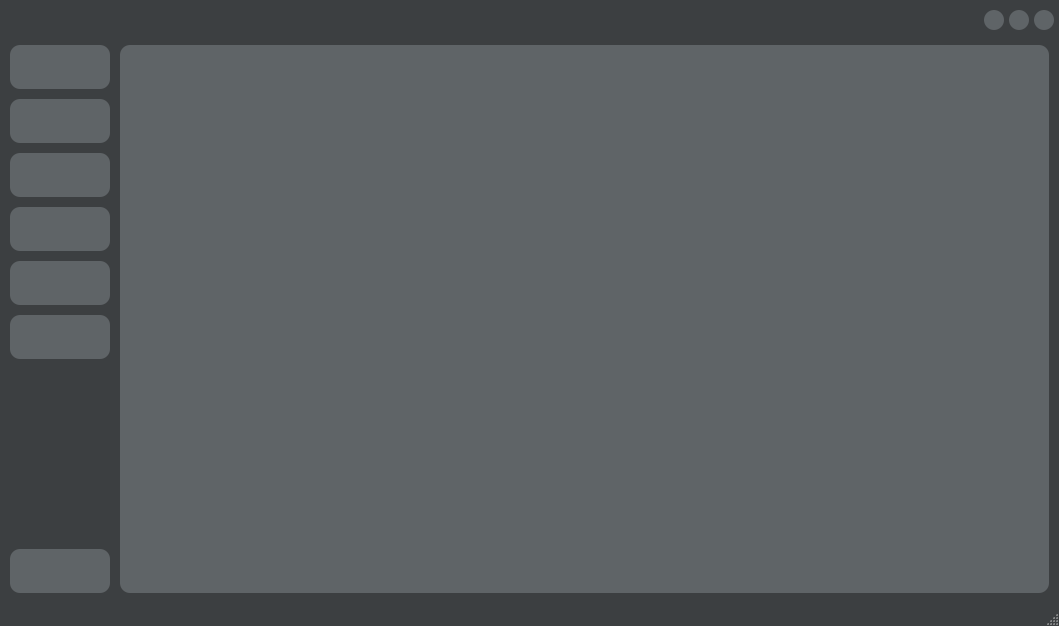
<?xml version="1.0" encoding="UTF-8"?>
<ui version="4.0">
 <class>MainWindow</class>
 <widget class="QMainWindow" name="MainWindow">
  <property name="geometry">
   <rect>
    <x>0</x>
    <y>0</y>
    <width>1059</width>
    <height>626</height>
   </rect>
  </property>
  <property name="windowTitle">
   <string>P</string>
  </property>
  <property name="styleSheet">
   <string notr="true">QMainWindow{
	background-color: #3c3f41;
}

QStatusBar{
	background-color: #3c3f41;
	border-bottom-left-radius: 10px;
}
</string>
  </property>
  <widget class="QWidget" name="centralwidget">
   <property name="sizePolicy">
    <sizepolicy hsizetype="Preferred" vsizetype="Preferred">
     <horstretch>0</horstretch>
     <verstretch>0</verstretch>
    </sizepolicy>
   </property>
   <property name="styleSheet">
    <string notr="true">*{
	border: none;
	background-color: transparent;
	color: #fff;
}

QWidget{
		background-color: #3c3f41;
		border-top-left-radius: 10px;
		border-top-right-radius: 10px;
}


#side_menu{
	background-color: transparent;
}

QPushButton{
	padding: 15px;
	background-color: #5f6467;
	border-radius: 10px;
}


#view{
	background-color: #5f6467;
	border-radius: 10px;
}</string>
   </property>
   <layout class="QVBoxLayout" name="verticalLayout">
    <property name="spacing">
     <number>0</number>
    </property>
    <property name="leftMargin">
     <number>0</number>
    </property>
    <property name="topMargin">
     <number>0</number>
    </property>
    <property name="rightMargin">
     <number>0</number>
    </property>
    <property name="bottomMargin">
     <number>0</number>
    </property>
    <item>
     <widget class="QFrame" name="header">
      <property name="minimumSize">
       <size>
        <width>0</width>
        <height>35</height>
       </size>
      </property>
      <property name="maximumSize">
       <size>
        <width>16777215</width>
        <height>35</height>
       </size>
      </property>
      <layout class="QHBoxLayout" name="horizontalLayout_2">
       <property name="spacing">
        <number>3</number>
       </property>
       <property name="leftMargin">
        <number>0</number>
       </property>
       <property name="topMargin">
        <number>5</number>
       </property>
       <property name="rightMargin">
        <number>5</number>
       </property>
       <property name="bottomMargin">
        <number>0</number>
       </property>
       <item alignment="Qt::AlignRight">
        <widget class="QFrame" name="button_frame">
         <property name="frameShape">
          <enum>QFrame::StyledPanel</enum>
         </property>
         <property name="frameShadow">
          <enum>QFrame::Raised</enum>
         </property>
         <layout class="QHBoxLayout" name="horizontalLayout_3">
          <property name="spacing">
           <number>5</number>
          </property>
          <property name="leftMargin">
           <number>0</number>
          </property>
          <property name="topMargin">
           <number>0</number>
          </property>
          <property name="rightMargin">
           <number>0</number>
          </property>
          <property name="bottomMargin">
           <number>0</number>
          </property>
          <item>
           <widget class="QPushButton" name="minimize_button">
            <property name="minimumSize">
             <size>
              <width>20</width>
              <height>20</height>
             </size>
            </property>
            <property name="maximumSize">
             <size>
              <width>20</width>
              <height>20</height>
             </size>
            </property>
            <property name="text">
             <string/>
            </property>
            <property name="icon">
             <iconset>
              <normaloff>:/icons/icons/chevron-down.svg</normaloff>:/icons/icons/chevron-down.svg</iconset>
            </property>
           </widget>
          </item>
          <item>
           <widget class="QPushButton" name="maximize_button">
            <property name="minimumSize">
             <size>
              <width>20</width>
              <height>20</height>
             </size>
            </property>
            <property name="maximumSize">
             <size>
              <width>20</width>
              <height>20</height>
             </size>
            </property>
            <property name="text">
             <string/>
            </property>
            <property name="icon">
             <iconset>
              <normaloff>:/icons/icons/maximize-2.svg</normaloff>:/icons/icons/maximize-2.svg</iconset>
            </property>
           </widget>
          </item>
          <item>
           <widget class="QPushButton" name="exit_button">
            <property name="minimumSize">
             <size>
              <width>20</width>
              <height>20</height>
             </size>
            </property>
            <property name="maximumSize">
             <size>
              <width>20</width>
              <height>20</height>
             </size>
            </property>
            <property name="text">
             <string/>
            </property>
            <property name="icon">
             <iconset>
              <normaloff>:/icons/icons/x-square.svg</normaloff>:/icons/icons/x-square.svg</iconset>
            </property>
           </widget>
          </item>
         </layout>
        </widget>
       </item>
      </layout>
     </widget>
    </item>
    <item>
     <widget class="QFrame" name="frame_content">
      <property name="sizePolicy">
       <sizepolicy hsizetype="Preferred" vsizetype="Expanding">
        <horstretch>0</horstretch>
        <verstretch>0</verstretch>
       </sizepolicy>
      </property>
      <property name="frameShape">
       <enum>QFrame::StyledPanel</enum>
      </property>
      <property name="frameShadow">
       <enum>QFrame::Raised</enum>
      </property>
      <layout class="QHBoxLayout" name="horizontalLayout">
       <property name="spacing">
        <number>0</number>
       </property>
       <property name="leftMargin">
        <number>0</number>
       </property>
       <property name="topMargin">
        <number>10</number>
       </property>
       <property name="rightMargin">
        <number>10</number>
       </property>
       <property name="bottomMargin">
        <number>10</number>
       </property>
       <item alignment="Qt::AlignLeft">
        <widget class="QFrame" name="side_menu">
         <property name="frameShape">
          <enum>QFrame::StyledPanel</enum>
         </property>
         <property name="frameShadow">
          <enum>QFrame::Raised</enum>
         </property>
         <layout class="QVBoxLayout" name="verticalLayout_2">
          <property name="spacing">
           <number>0</number>
          </property>
          <property name="leftMargin">
           <number>10</number>
          </property>
          <property name="topMargin">
           <number>0</number>
          </property>
          <property name="rightMargin">
           <number>10</number>
          </property>
          <property name="bottomMargin">
           <number>0</number>
          </property>
          <item alignment="Qt::AlignLeft">
           <widget class="QFrame" name="frame">
            <property name="minimumSize">
             <size>
              <width>100</width>
              <height>0</height>
             </size>
            </property>
            <property name="maximumSize">
             <size>
              <width>100</width>
              <height>16777215</height>
             </size>
            </property>
            <property name="frameShape">
             <enum>QFrame::StyledPanel</enum>
            </property>
            <property name="frameShadow">
             <enum>QFrame::Raised</enum>
            </property>
            <layout class="QVBoxLayout" name="verticalLayout_3">
             <property name="spacing">
              <number>10</number>
             </property>
             <property name="leftMargin">
              <number>0</number>
             </property>
             <property name="topMargin">
              <number>0</number>
             </property>
             <property name="rightMargin">
              <number>0</number>
             </property>
             <property name="bottomMargin">
              <number>0</number>
             </property>
             <item>
              <widget class="QPushButton" name="search_button">
               <property name="statusTip">
                <string>Open New Files</string>
               </property>
               <property name="text">
                <string/>
               </property>
               <property name="icon">
                <iconset>
                 <normaloff>:/icons/icons/file-plus.svg</normaloff>:/icons/icons/file-plus.svg</iconset>
               </property>
               <property name="iconSize">
                <size>
                 <width>32</width>
                 <height>32</height>
                </size>
               </property>
              </widget>
             </item>
             <item>
              <widget class="QPushButton" name="split_button">
               <property name="statusTip">
                <string>Split Files</string>
               </property>
               <property name="text">
                <string/>
               </property>
               <property name="icon">
                <iconset>
                 <normaloff>:/icons/icons/split.png</normaloff>:/icons/icons/split.png</iconset>
               </property>
               <property name="iconSize">
                <size>
                 <width>32</width>
                 <height>32</height>
                </size>
               </property>
              </widget>
             </item>
             <item>
              <widget class="QPushButton" name="merge_button">
               <property name="statusTip">
                <string>Merge Files</string>
               </property>
               <property name="text">
                <string/>
               </property>
               <property name="icon">
                <iconset>
                 <normaloff>:/icons/icons/merge.png</normaloff>:/icons/icons/merge.png</iconset>
               </property>
               <property name="iconSize">
                <size>
                 <width>32</width>
                 <height>32</height>
                </size>
               </property>
              </widget>
             </item>
             <item>
              <widget class="QPushButton" name="image_button">
               <property name="statusTip">
                <string>Extract Images</string>
               </property>
               <property name="text">
                <string/>
               </property>
               <property name="icon">
                <iconset>
                 <normaloff>:/icons/icons/image.svg</normaloff>:/icons/icons/image.svg</iconset>
               </property>
               <property name="iconSize">
                <size>
                 <width>32</width>
                 <height>32</height>
                </size>
               </property>
              </widget>
             </item>
             <item>
              <widget class="QPushButton" name="text_botton">
               <property name="statusTip">
                <string>Convert to .txt</string>
               </property>
               <property name="text">
                <string/>
               </property>
               <property name="icon">
                <iconset>
                 <normaloff>:/icons/icons/file-text.svg</normaloff>:/icons/icons/file-text.svg</iconset>
               </property>
               <property name="iconSize">
                <size>
                 <width>32</width>
                 <height>32</height>
                </size>
               </property>
              </widget>
             </item>
             <item>
              <widget class="QPushButton" name="word_button">
               <property name="statusTip">
                <string>Convert to .docx</string>
               </property>
               <property name="text">
                <string/>
               </property>
               <property name="icon">
                <iconset>
                 <normaloff>:/icons/icons/docx.png</normaloff>:/icons/icons/docx.png</iconset>
               </property>
               <property name="iconSize">
                <size>
                 <width>32</width>
                 <height>32</height>
                </size>
               </property>
              </widget>
             </item>
             <item>
              <spacer name="settings_spacer">
               <property name="orientation">
                <enum>Qt::Vertical</enum>
               </property>
               <property name="sizeHint" stdset="0">
                <size>
                 <width>20</width>
                 <height>40</height>
                </size>
               </property>
              </spacer>
             </item>
             <item>
              <widget class="QPushButton" name="settings_button">
               <property name="statusTip">
                <string>Settings</string>
               </property>
               <property name="text">
                <string/>
               </property>
               <property name="icon">
                <iconset>
                 <normaloff>:/icons/icons/settings.svg</normaloff>:/icons/icons/settings.svg</iconset>
               </property>
               <property name="iconSize">
                <size>
                 <width>32</width>
                 <height>32</height>
                </size>
               </property>
              </widget>
             </item>
            </layout>
           </widget>
          </item>
         </layout>
        </widget>
       </item>
       <item>
        <widget class="TestListView" name="view"/>
       </item>
      </layout>
     </widget>
    </item>
   </layout>
  </widget>
  <widget class="QStatusBar" name="statusBar">
   <property name="font">
    <font>
     <family>Umpush</family>
     <pointsize>10</pointsize>
     <stylestrategy>PreferDefault</stylestrategy>
     <kerning>true</kerning>
    </font>
   </property>
  </widget>
 </widget>
 <customwidgets>
  <customwidget>
   <class>TestListView</class>
   <extends>QListWidget</extends>
   <header>mainwindow.py</header>
  </customwidget>
 </customwidgets>
 <resources/>
 <connections/>
</ui>
